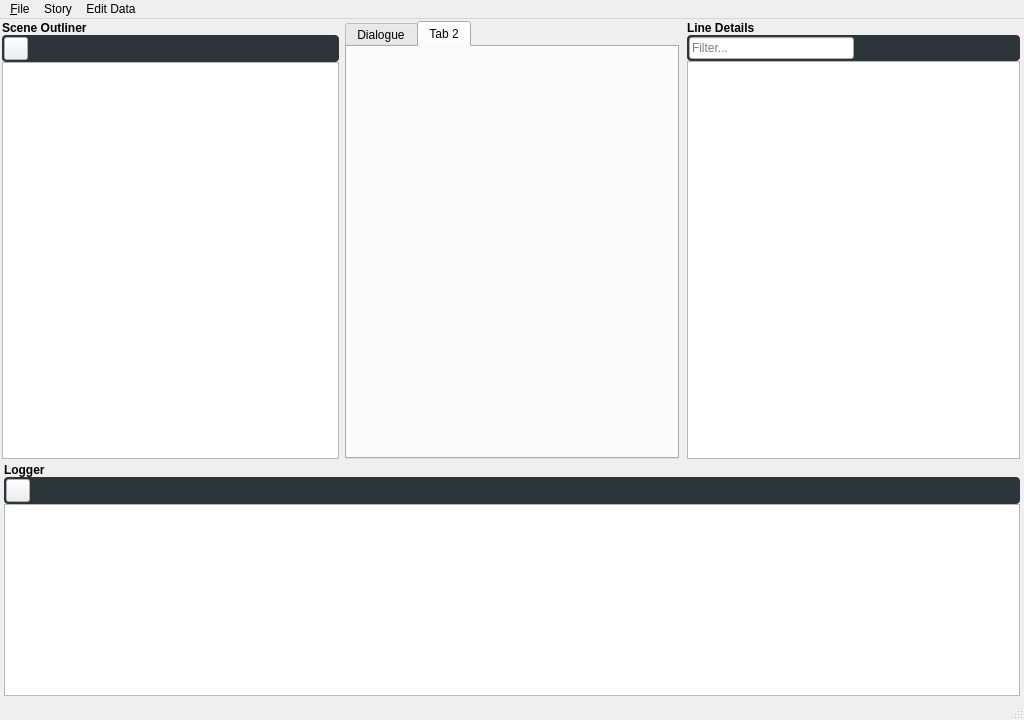
<?xml version="1.0" encoding="UTF-8"?>
<ui version="4.0">
 <class>MainWindow</class>
 <widget class="QMainWindow" name="MainWindow">
  <property name="geometry">
   <rect>
    <x>0</x>
    <y>0</y>
    <width>1024</width>
    <height>720</height>
   </rect>
  </property>
  <property name="windowTitle">
   <string>GVN Editor</string>
  </property>
  <widget class="QWidget" name="centralwidget">
   <layout class="QGridLayout" name="gridLayout">
    <property name="leftMargin">
     <number>0</number>
    </property>
    <property name="topMargin">
     <number>0</number>
    </property>
    <property name="rightMargin">
     <number>0</number>
    </property>
    <property name="bottomMargin">
     <number>0</number>
    </property>
    <property name="spacing">
     <number>0</number>
    </property>
    <item row="0" column="0">
     <widget class="QWidget" name="SceneOutlinerContainer" native="true">
      <layout class="QVBoxLayout" name="verticalLayout_4">
       <property name="spacing">
        <number>0</number>
       </property>
       <property name="leftMargin">
        <number>2</number>
       </property>
       <property name="topMargin">
        <number>2</number>
       </property>
       <property name="rightMargin">
        <number>2</number>
       </property>
       <property name="bottomMargin">
        <number>2</number>
       </property>
       <item>
        <widget class="QLabel" name="SceneOutlinerTitle">
         <property name="font">
          <font>
           <weight>75</weight>
           <bold>true</bold>
          </font>
         </property>
         <property name="text">
          <string>Scene Outliner</string>
         </property>
        </widget>
       </item>
       <item>
        <widget class="QFrame" name="SceneOutlinerToolbar">
         <property name="sizePolicy">
          <sizepolicy hsizetype="Expanding" vsizetype="Minimum">
           <horstretch>0</horstretch>
           <verstretch>0</verstretch>
          </sizepolicy>
         </property>
         <property name="autoFillBackground">
          <bool>false</bool>
         </property>
         <property name="styleSheet">
          <string notr="true">QFrame, QLabel, QToolTip {
    border-radius: 4px;
    background-color: rgb(44,53,57);
}</string>
         </property>
         <property name="frameShape">
          <enum>QFrame::StyledPanel</enum>
         </property>
         <property name="frameShadow">
          <enum>QFrame::Raised</enum>
         </property>
         <layout class="QHBoxLayout" name="horizontalLayout_4">
          <property name="spacing">
           <number>0</number>
          </property>
          <property name="leftMargin">
           <number>2</number>
          </property>
          <property name="topMargin">
           <number>2</number>
          </property>
          <property name="rightMargin">
           <number>2</number>
          </property>
          <property name="bottomMargin">
           <number>2</number>
          </property>
          <item>
           <widget class="QToolButton" name="addChapterButton">
            <property name="sizePolicy">
             <sizepolicy hsizetype="Fixed" vsizetype="Fixed">
              <horstretch>0</horstretch>
              <verstretch>0</verstretch>
             </sizepolicy>
            </property>
            <property name="text">
             <string/>
            </property>
            <property name="icon">
             <iconset>
              <normaloff>../EditorGraphics/Plus.png</normaloff>../EditorGraphics/Plus.png</iconset>
            </property>
           </widget>
          </item>
          <item>
           <spacer name="sceneOutlinerHeaderSpacer">
            <property name="orientation">
             <enum>Qt::Horizontal</enum>
            </property>
            <property name="sizeHint" stdset="0">
             <size>
              <width>40</width>
              <height>20</height>
             </size>
            </property>
           </spacer>
          </item>
         </layout>
        </widget>
       </item>
       <item>
        <widget class="QTreeView" name="SceneList"/>
       </item>
      </layout>
     </widget>
    </item>
    <item row="0" column="2">
     <widget class="QWidget" name="LineDetailsContainer" native="true">
      <layout class="QVBoxLayout" name="verticalLayout">
       <property name="spacing">
        <number>0</number>
       </property>
       <property name="leftMargin">
        <number>4</number>
       </property>
       <property name="topMargin">
        <number>2</number>
       </property>
       <property name="rightMargin">
        <number>4</number>
       </property>
       <property name="bottomMargin">
        <number>2</number>
       </property>
       <item>
        <widget class="QLabel" name="LineDetailsTitle">
         <property name="font">
          <font>
           <weight>75</weight>
           <bold>true</bold>
          </font>
         </property>
         <property name="text">
          <string>Line Details</string>
         </property>
        </widget>
       </item>
       <item>
        <widget class="QFrame" name="lineDetailsToolbar">
         <property name="sizePolicy">
          <sizepolicy hsizetype="Expanding" vsizetype="Minimum">
           <horstretch>0</horstretch>
           <verstretch>0</verstretch>
          </sizepolicy>
         </property>
         <property name="autoFillBackground">
          <bool>false</bool>
         </property>
         <property name="styleSheet">
          <string notr="true">QFrame, QLabel, QToolTip {
    border-radius: 4px;
    background-color: rgb(44,53,57);
}</string>
         </property>
         <property name="frameShape">
          <enum>QFrame::StyledPanel</enum>
         </property>
         <property name="frameShadow">
          <enum>QFrame::Raised</enum>
         </property>
         <layout class="QHBoxLayout" name="horizontalLayout_5">
          <property name="spacing">
           <number>0</number>
          </property>
          <property name="leftMargin">
           <number>2</number>
          </property>
          <property name="topMargin">
           <number>2</number>
          </property>
          <property name="rightMargin">
           <number>2</number>
          </property>
          <property name="bottomMargin">
           <number>2</number>
          </property>
          <item>
           <widget class="QLineEdit" name="filterDetailInput">
            <property name="inputMask">
             <string/>
            </property>
            <property name="text">
             <string/>
            </property>
            <property name="placeholderText">
             <string>Filter...</string>
            </property>
           </widget>
          </item>
          <item>
           <spacer name="lineDetailsToolbarSpacer">
            <property name="orientation">
             <enum>Qt::Horizontal</enum>
            </property>
            <property name="sizeHint" stdset="0">
             <size>
              <width>40</width>
              <height>20</height>
             </size>
            </property>
           </spacer>
          </item>
         </layout>
        </widget>
       </item>
       <item>
        <widget class="QListView" name="DetailsList"/>
       </item>
      </layout>
     </widget>
    </item>
    <item row="1" column="0" colspan="3">
     <widget class="QWidget" name="LoggerContainer" native="true">
      <property name="sizePolicy">
       <sizepolicy hsizetype="Expanding" vsizetype="Maximum">
        <horstretch>0</horstretch>
        <verstretch>0</verstretch>
       </sizepolicy>
      </property>
      <layout class="QVBoxLayout" name="verticalLayout_3">
       <property name="spacing">
        <number>0</number>
       </property>
       <property name="leftMargin">
        <number>4</number>
       </property>
       <property name="topMargin">
        <number>2</number>
       </property>
       <property name="rightMargin">
        <number>4</number>
       </property>
       <property name="bottomMargin">
        <number>2</number>
       </property>
       <item>
        <widget class="QLabel" name="loggerTitle">
         <property name="font">
          <font>
           <weight>75</weight>
           <bold>true</bold>
          </font>
         </property>
         <property name="text">
          <string>Logger</string>
         </property>
        </widget>
       </item>
       <item>
        <widget class="QFrame" name="LoggerToolbar">
         <property name="sizePolicy">
          <sizepolicy hsizetype="Expanding" vsizetype="Minimum">
           <horstretch>0</horstretch>
           <verstretch>0</verstretch>
          </sizepolicy>
         </property>
         <property name="autoFillBackground">
          <bool>false</bool>
         </property>
         <property name="styleSheet">
          <string notr="true">QFrame, QLabel, QToolTip {
    border-radius: 4px;
    background-color: rgb(44,53,57);
}</string>
         </property>
         <property name="frameShape">
          <enum>QFrame::StyledPanel</enum>
         </property>
         <property name="frameShadow">
          <enum>QFrame::Raised</enum>
         </property>
         <layout class="QHBoxLayout" name="horizontalLayout_3">
          <property name="spacing">
           <number>0</number>
          </property>
          <property name="leftMargin">
           <number>2</number>
          </property>
          <property name="topMargin">
           <number>2</number>
          </property>
          <property name="rightMargin">
           <number>2</number>
          </property>
          <property name="bottomMargin">
           <number>2</number>
          </property>
          <item>
           <widget class="QToolButton" name="clearLogButton">
            <property name="sizePolicy">
             <sizepolicy hsizetype="Fixed" vsizetype="Fixed">
              <horstretch>0</horstretch>
              <verstretch>0</verstretch>
             </sizepolicy>
            </property>
            <property name="text">
             <string/>
            </property>
            <property name="icon">
             <iconset>
              <normaloff>../EditorGraphics/Plus.png</normaloff>../EditorGraphics/Plus.png</iconset>
            </property>
           </widget>
          </item>
          <item>
           <spacer name="loggerToolbarSpacer">
            <property name="orientation">
             <enum>Qt::Horizontal</enum>
            </property>
            <property name="sizeHint" stdset="0">
             <size>
              <width>40</width>
              <height>20</height>
             </size>
            </property>
           </spacer>
          </item>
         </layout>
        </widget>
       </item>
       <item>
        <widget class="QListWidget" name="logList"/>
       </item>
      </layout>
     </widget>
    </item>
    <item row="0" column="1">
     <widget class="QWidget" name="ManagerParentContainer" native="true">
      <layout class="QVBoxLayout" name="verticalLayout_2">
       <property name="spacing">
        <number>0</number>
       </property>
       <property name="leftMargin">
        <number>4</number>
       </property>
       <property name="topMargin">
        <number>2</number>
       </property>
       <property name="rightMargin">
        <number>4</number>
       </property>
       <property name="bottomMargin">
        <number>2</number>
       </property>
       <item>
        <widget class="QTabWidget" name="DataManagerContainer">
         <property name="currentIndex">
          <number>1</number>
         </property>
         <widget class="QWidget" name="tab_01">
          <attribute name="title">
           <string>Dialogue</string>
          </attribute>
          <layout class="QVBoxLayout" name="DEditorTabLayout"/>
         </widget>
         <widget class="QWidget" name="tab_2">
          <attribute name="title">
           <string>Tab 2</string>
          </attribute>
         </widget>
        </widget>
       </item>
      </layout>
     </widget>
    </item>
   </layout>
  </widget>
  <widget class="QMenuBar" name="menubar">
   <property name="geometry">
    <rect>
     <x>0</x>
     <y>0</y>
     <width>1024</width>
     <height>21</height>
    </rect>
   </property>
   <widget class="QMenu" name="fileMenu">
    <property name="title">
     <string>&amp;File</string>
    </property>
    <addaction name="exitAction"/>
   </widget>
   <widget class="QMenu" name="storyMenu">
    <property name="title">
     <string>Story</string>
    </property>
    <addaction name="createDialogueFileAction"/>
    <addaction name="loadDialogueFileAction"/>
    <addaction name="saveDialogueFileAsAction"/>
   </widget>
   <widget class="QMenu" name="menuData_Editors">
    <property name="title">
     <string>Edit Data</string>
    </property>
    <addaction name="dialogueEditor"/>
   </widget>
   <addaction name="fileMenu"/>
   <addaction name="storyMenu"/>
   <addaction name="menuData_Editors"/>
  </widget>
  <widget class="QStatusBar" name="statusbar"/>
  <action name="exitAction">
   <property name="text">
    <string>E&amp;xit</string>
   </property>
   <property name="shortcut">
    <string>Ctrl+Q</string>
   </property>
  </action>
  <action name="insertRowAction">
   <property name="text">
    <string>Insert Row</string>
   </property>
   <property name="shortcut">
    <string>Ctrl+I, R</string>
   </property>
  </action>
  <action name="removeRowAction">
   <property name="text">
    <string>Remove Row</string>
   </property>
   <property name="shortcut">
    <string>Ctrl+R, R</string>
   </property>
  </action>
  <action name="loadDataAction">
   <property name="text">
    <string>Load Story Data</string>
   </property>
  </action>
  <action name="testAction">
   <property name="text">
    <string>test</string>
   </property>
  </action>
  <action name="loadDialogueFileAction">
   <property name="text">
    <string>Open Dialogue File</string>
   </property>
  </action>
  <action name="createDialogueFileAction">
   <property name="text">
    <string>New Dialogue File</string>
   </property>
  </action>
  <action name="saveDialogueFileAsAction">
   <property name="text">
    <string>Save Dialogue File As...</string>
   </property>
  </action>
  <action name="dialogueEditor">
   <property name="text">
    <string>Dialogue Editor</string>
   </property>
   <property name="toolTip">
    <string>Opens the Dialogue Editor</string>
   </property>
   <property name="shortcut">
    <string>2, D</string>
   </property>
  </action>
 </widget>
 <resources/>
 <connections/>
 <buttongroups>
  <buttongroup name="buttonGroup"/>
 </buttongroups>
</ui>
